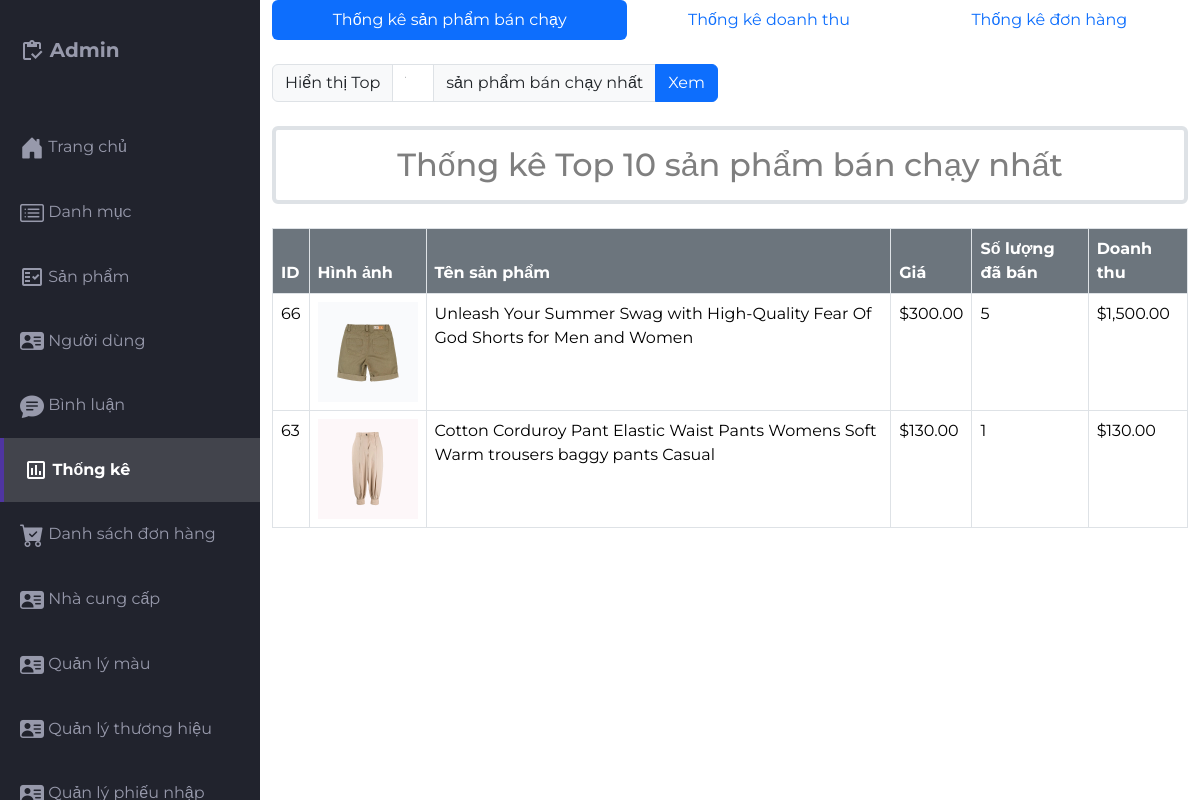
/src/Admin/indexadmin.php?act=thongke_sanpham (signed in), run on the app's committed database.
### tables this page shows
CREATE TABLE `products` (
  `pro_id` int(10) NOT NULL,
  `pro_name` varchar(255) NOT NULL,
  `pro_img` varchar(255) NOT NULL,
  `pro_price` float NOT NULL,
  `pro_desc` text NOT NULL,
  `pro_brand` varchar(55) NOT NULL,
  `pro_stock` int(11) NOT NULL,
  `cate_id` int(10) NOT NULL,
  `ncc_id` int(10) NOT NULL DEFAULT 1 COMMENT 'ID nhà cung cấp',
  `trangthai` int(1) NOT NULL,
  `pro_viewer` int(11) NOT NULL
);

### src/app/model/connectdb.php (called while the page is built, shortened)
<?php
function get_connect()
{
    try {
        $conn = new PDO("mysql:host=localhost;dbname=da1;charset=utf8", "root", "");
        $conn->setAttribute(PDO::ATTR_ERRMODE, PDO::ERRMODE_EXCEPTION);
        return $conn;
    } catch (Exception $e) {
        echo 'Kết nối thất bại: ' . $e->getMessage();
        return null;
    }
}
function pdo_queryall($sql)
{
    $thamso = array_slice(func_get_args(), 1);
    $conn = get_connect();
    try {
        $exe = $conn->prepare($sql);
        $exe->execute($thamso);
        return $exe->fetchAll(PDO::FETCH_ASSOC);
    } catch (Exception $e) {
        echo 'Thao tác thất bại: ' . $e->getMessage();
    } finally {
        unset($conn);
    }
}

### src/app/model/thongke.php (called while the page is built, shortened)
<?php
function thongke_sanpham_banchay($limit = 10)
{
    $sql = "SELECT
                products.pro_id,
                products.pro_name,
                products.pro_img,
                products.pro_price,
                COUNT(order_chitiet.pro_id) as so_luong_ban,
                SUM(order_chitiet.total_price) as doanh_thu
            FROM
                order_chitiet
            JOIN
                products ON products.pro_id = order_chitiet.pro_id
            JOIN
                `order` ON `order`.order_id = order_chitiet.order_id
            WHERE
                `order`.order_trangthai != 'Đã hủy'
            GROUP BY
                products.pro_id, products.pro_name, products.pro_img, products.pro_price
            ORDER BY
                so_luong_ban DESC
            LIMIT $limit";
    return pdo_queryall($sql);
}

### src/Admin/Thongke/thongke_sanpham.php (the view)
<div class="container">
    <div class="row mb-4">
        <div class="col-md-12">
            <ul class="nav nav-pills nav-fill">
                <li class="nav-item">
                    <a class="nav-link active bg-primary" href="indexadmin.php?act=thongke_sanpham">Thống kê sản phẩm
                        bán chạy</a>
                </li>
                <li class="nav-item">
                    <a class="nav-link" href="indexadmin.php?act=thongke_doanhthu">Thống kê doanh thu</a>
                </li>
                <li class="nav-item">
                    <a class="nav-link" href="indexadmin.php?act=thongke_donhang">Thống kê đơn hàng</a>
                </li>
            </ul>
        </div>
    </div>
    <div class="row mb-4">
        <div class="col-md-6">
            <form action="indexadmin.php?act=thongke_sanpham" method="POST" class="d-flex">
                <div class="input-group">
                    <span class="input-group-text">Hiển thị Top</span>
                    <input type="number" class="form-control" name="top_limit" value="<?= $top_limit ?>" min="1"
                        max="100">
                    <span class="input-group-text">sản phẩm bán chạy nhất</span>
                    <button type="submit" class="btn btn-primary">Xem</button>
                </div>
            </form>
        </div>
    </div>
    <h2 class="border border-4 mb-4 text-black-50 p-3 text-center rounded">Thống kê Top <?= $top_limit ?> sản phẩm bán
        chạy nhất</h2>
    <div class="table-responsive">
        <table class="table table-bordered">
            <thead>
                <tr>
                    <th class="text-bg-secondary">ID</th>
                    <th class="text-bg-secondary">Hình ảnh</th>
                    <th class="text-bg-secondary">Tên sản phẩm</th>
                    <th class="text-bg-secondary">Giá</th>
                    <th class="text-bg-secondary">Số lượng đã bán</th>
                    <th class="text-bg-secondary">Doanh thu</th>
                </tr>
            </thead>
            <tbody>
                <?php
                foreach ($sp_banchay as $sp) {
                    extract($sp);
                ?>
                <tr>
                    <td><?= $pro_id ?></td>
                    <td><img src="./sanpham/img/<?= $pro_img ?>" width="100" height="100" alt="<?= $pro_name ?>"></td>
                    <td><?= $pro_name ?></td>
                    <td>$<?= number_format($pro_price, 2) ?></td>
                    <td><?= $so_luong_ban ?></td>
                    <td>$<?= number_format($doanh_thu, 2) ?></td>
                </tr>
                <?php } ?>
            </tbody>
        </table>
    </div>
</div>

### src/Admin/css/styles.css (style rules this page uses)
body { margin: 0; padding: 0; box-sizing: border-box; background-color: #e6e8ed; color: #666666; font-family: "Montserrat", sans-serif; }

### data on the page
products: pro_id "66", pro_img (picture), pro_name "Unleash Your Summer Swag with High-Quality Fear Of God Shorts for Men and Women", pro_price "300.00", so_luong_ban "5", doanh_thu "1,500.00"
products: pro_id "63", pro_img (picture), pro_name "Cotton Corduroy Pant Elastic Waist Pants Womens Soft Warm trousers baggy pants Casual", pro_price "130.00", so_luong_ban "1", doanh_thu "130.00"

### other printed values
$top_limit "10"
